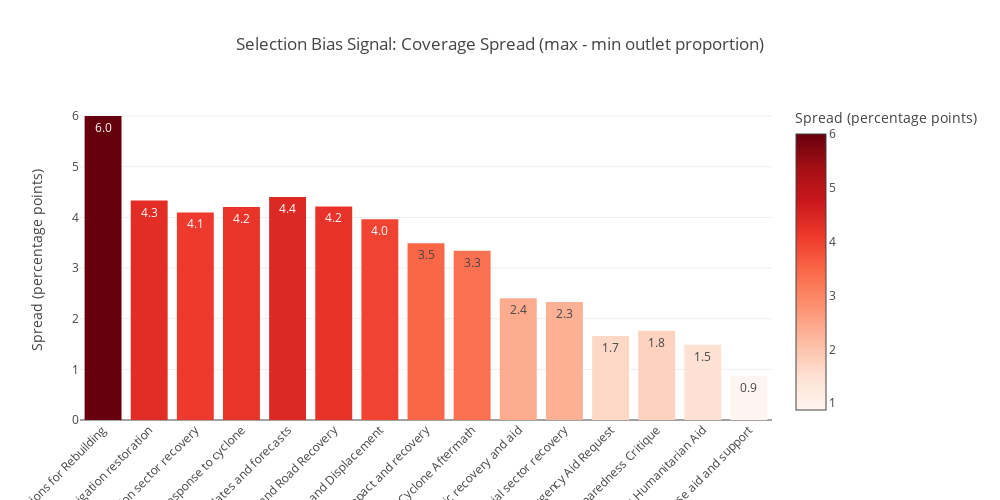

Write notebook code for a chart like this one.
### Code cell
# Spread chart: max - min proportion per topic (selection bias signal strength)
spread_df = bias_df[['Aspect', 'Spread']].copy()
spread_df['Spread (pp)'] = spread_df['Spread'] * 100

fig = px.bar(
    spread_df,
    x='Aspect',
    y='Spread (pp)',
    color='Spread (pp)',
    color_continuous_scale='Reds',
    title='Selection Bias Signal: Coverage Spread (max - min outlet proportion)',
    labels={'Spread (pp)': 'Spread (percentage points)'},
    text_auto='.1f',
)
fig.update_layout(
    xaxis_tickangle=-45,
    height=500,
    width=1000,
    xaxis_title='',
    yaxis_title='Spread (percentage points)',
    showlegend=False,
)
fig.show()

### Figure 1 — Plotly figure (JSON) as saved in the notebook; plotly's stock layout.template omitted (floating-point values rounded to 4 significant figures)
{"data": [{"hovertemplate": "Aspect=%{x}<br>Spread (percentage points)=%{marker.color}<extra></extra>", "legendgroup": "", "marker": {"color": [6.002, 4.332, 4.099, 4.207, 4.403, 4.217, 3.966, 3.49, 3.343, 2.406, 2.328, 1.66, 1.763, 1.488, 0.8735], "coloraxis": "coloraxis", "pattern": {"shape": ""}}, "name": "", "orientation": "v", "showlegend": false, "textposition": "auto", "texttemplate": "%{y:.1f}", "type": "bar", "x": ["Corporate Donations for Rebuilding", "Flood and irrigation restoration", "Education sector recovery", "Fiscal response to cyclone", "Meteorological updates and forecasts", "Infrastructure and Road Recovery", "Casualties and Displacement", "Tourism impact and recovery", "Christmas and Cyclone Aftermath", "Economic recovery and aid", "Industrial sector recovery", "IMF Emergency Aid Request", "Disaster Preparedness Critique", "India's Humanitarian Aid", "Chinese aid and support"], "xaxis": "x", "y": [6.002, 4.332, 4.099, 4.207, 4.403, 4.217, 3.966, 3.49, 3.343, 2.406, 2.328, 1.66, 1.763, 1.488, 0.8735], "yaxis": "y"}], "layout": {"barmode": "relative", "coloraxis": {"colorbar": {"title": {"text": "Spread (percentage points)"}}, "colorscale": [[0, "rgb(255,245,240)"], [0.125, "rgb(254,224,210)"], [0.25, "rgb(252,187,161)"], [0.375, "rgb(252,146,114)"], [0.5, "rgb(251,106,74)"], [0.625, "rgb(239,59,44)"], [0.75, "rgb(203,24,29)"], [0.875, "rgb(165,15,21)"], [1, "rgb(103,0,13)"]]}, "height": 500, "legend": {"tracegroupgap": 0}, "showlegend": false, "title": {"text": "Selection Bias Signal: Coverage Spread (max - min outlet proportion)"}, "width": 1000, "xaxis": {"anchor": "y", "domain": [0, 1], "tickangle": -45, "title": {"text": ""}}, "yaxis": {"anchor": "x", "domain": [0, 1], "title": {"text": "Spread (percentage points)"}}}}
